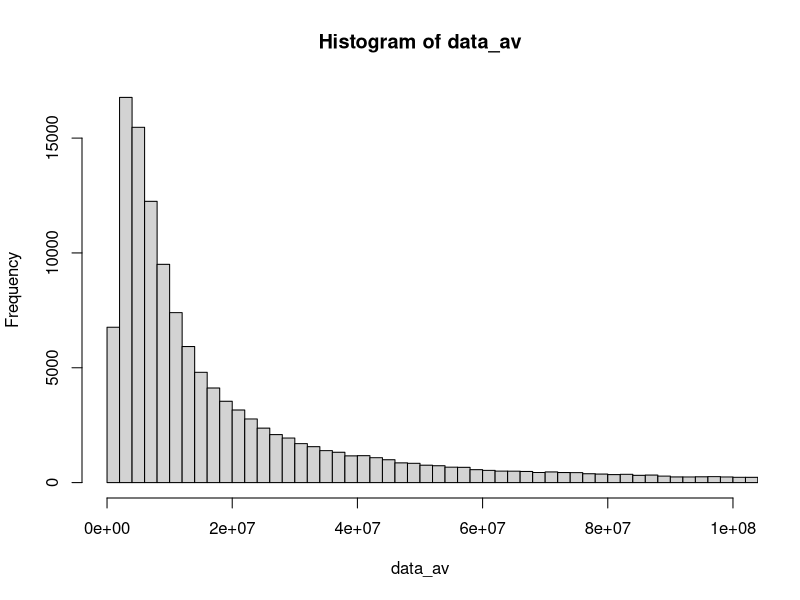
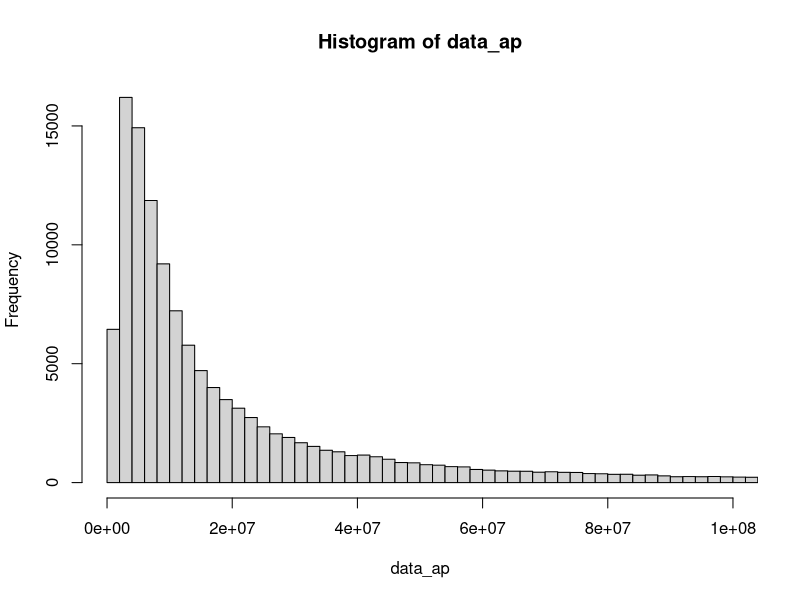

Reproduce these figures in R, in order.
library(ggplot2)

bdd_avant=read.csv("peptides_ARATHUPS_MBR.txt",header=TRUE,sep="",blank.lines.skip=TRUE)
bdd_apres=read.csv("proteom_treated.txt",header=TRUE,sep="",blank.lines.skip=TRUE)


## Low-Spike ----------------------------------------------------------------------------------
#on créée le vecteur contenant toutes les valeurs mesurées

tab_data_av=bdd_avant[,(3:11)]

data_av=c(tab_data_av[,1],
          tab_data_av[,2],
          tab_data_av[,3],
          tab_data_av[,4],
          tab_data_av[,5],
          tab_data_av[,6],
          tab_data_av[,7],
          tab_data_av[,8],
          tab_data_av[,9])

data_av=data_av[data_av!=0]

hist(data_av,breaks=10000,xlim=c(0,100000000))

tab_data_ap=bdd_apres[,(3:11)]

data_ap=c(tab_data_ap[,1],
          tab_data_ap[,2],
          tab_data_ap[,3],
          tab_data_ap[,4],
          tab_data_ap[,5],
          tab_data_ap[,6],
          tab_data_ap[,7],
          tab_data_ap[,8],
          tab_data_ap[,9])

data_ap=data_ap[data_ap!=0]

hist(data_ap,breaks=10000,xlim=c(0,100000000))
